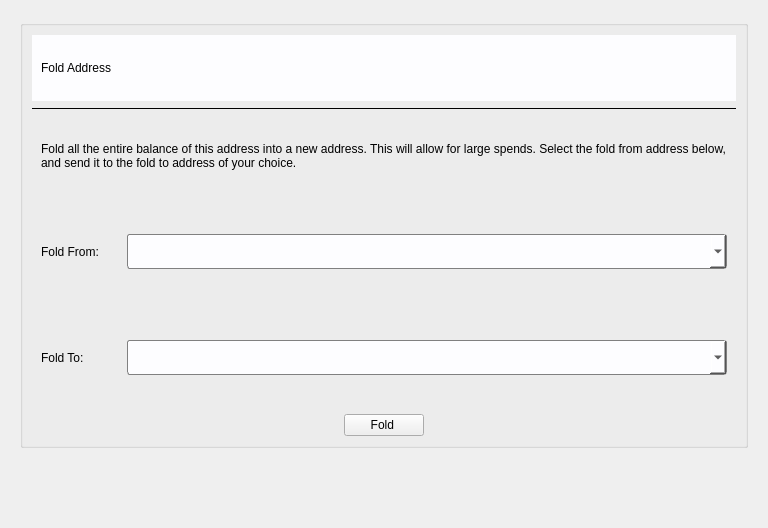
         <widget class="QWidget" name="fold_page_1">
          <layout class="QGridLayout" name="gridLayout_118">
           <item row="0" column="0">
            <widget class="QFrame" name="frame_91">
             <property name="frameShape">
              <enum>QFrame::NoFrame</enum>
             </property>
             <property name="frameShadow">
              <enum>QFrame::Raised</enum>
             </property>
             <layout class="QGridLayout" name="gridLayout_119">
              <item row="2" column="0">
               <spacer name="verticalSpacer_8">
                <property name="orientation">
                 <enum>Qt::Vertical</enum>
                </property>
                <property name="sizeHint" stdset="0">
                 <size>
                  <width>20</width>
                  <height>40</height>
                 </size>
                </property>
               </spacer>
              </item>
              <item row="0" column="0">
               <widget class="QGroupBox" name="groupBox_20">
                <property name="title">
                 <string/>
                </property>
                <layout class="QGridLayout" name="gridLayout_120">
                 <item row="4" column="0">
                  <widget class="QFrame" name="frame_95">
                   <property name="minimumSize">
                    <size>
                     <width>0</width>
                     <height>100</height>
                    </size>
                   </property>
                   <property name="maximumSize">
                    <size>
                     <width>16777215</width>
                     <height>100</height>
                    </size>
                   </property>
                   <property name="styleSheet">
                    <string notr="true">QFrame#frame_95{border-radius: 3px;}</string>
                   </property>
                   <property name="frameShape">
                    <enum>QFrame::NoFrame</enum>
                   </property>
                   <property name="frameShadow">
                    <enum>QFrame::Plain</enum>
                   </property>
                   <layout class="QGridLayout" name="gridLayout_124">
                    <item row="0" column="1">
                     <widget class="QComboBox" name="fld_to_box">
                      <property name="minimumSize">
                       <size>
                        <width>600</width>
                        <height>35</height>
                       </size>
                      </property>
                      <property name="maximumSize">
                       <size>
                        <width>16777215</width>
                        <height>35</height>
                       </size>
                      </property>
                      <property name="styleSheet">
                       <string notr="true">border-radius: 3px; 
border: 1px solid gray;
background-color: rgb(253, 253, 255);
selection-color: blue;</string>
                      </property>
                      <property name="editable">
                       <bool>true</bool>
                      </property>
                      <property name="currentText">
                       <string/>
                      </property>
                      <property name="currentIndex">
                       <number>-1</number>
                      </property>
                     </widget>
                    </item>
                    <item row="0" column="0">
                     <widget class="QLabel" name="label_76">
                      <property name="minimumSize">
                       <size>
                        <width>80</width>
                        <height>35</height>
                       </size>
                      </property>
                      <property name="maximumSize">
                       <size>
                        <width>80</width>
                        <height>35</height>
                       </size>
                      </property>
                      <property name="styleSheet">
                       <string notr="true">font: 16pt 'Helvetica';
</string>
                      </property>
                      <property name="text">
                       <string>Fold To:</string>
                      </property>
                     </widget>
                    </item>
                   </layout>
                  </widget>
                 </item>
                 <item row="1" column="0">
                  <widget class="Line" name="line_22">
                   <property name="frameShadow">
                    <enum>QFrame::Plain</enum>
                   </property>
                   <property name="orientation">
                    <enum>Qt::Horizontal</enum>
                   </property>
                  </widget>
                 </item>
                 <item row="3" column="0">
                  <widget class="QFrame" name="frame_94">
                   <property name="minimumSize">
                    <size>
                     <width>0</width>
                     <height>100</height>
                    </size>
                   </property>
                   <property name="maximumSize">
                    <size>
                     <width>16777215</width>
                     <height>100</height>
                    </size>
                   </property>
                   <property name="styleSheet">
                    <string notr="true">QFrame#frame_94{border-radius: 3px;}</string>
                   </property>
                   <property name="frameShape">
                    <enum>QFrame::NoFrame</enum>
                   </property>
                   <property name="frameShadow">
                    <enum>QFrame::Plain</enum>
                   </property>
                   <layout class="QGridLayout" name="gridLayout_123">
                    <item row="0" column="0">
                     <widget class="QLabel" name="label_75">
                      <property name="minimumSize">
                       <size>
                        <width>80</width>
                        <height>35</height>
                       </size>
                      </property>
                      <property name="maximumSize">
                       <size>
                        <width>80</width>
                        <height>35</height>
                       </size>
                      </property>
                      <property name="styleSheet">
                       <string notr="true">font: 16pt 'Helvetica';
</string>
                      </property>
                      <property name="text">
                       <string>Fold From:</string>
                      </property>
                     </widget>
                    </item>
                    <item row="0" column="1">
                     <widget class="QComboBox" name="fld_frm_box">
                      <property name="minimumSize">
                       <size>
                        <width>600</width>
                        <height>35</height>
                       </size>
                      </property>
                      <property name="maximumSize">
                       <size>
                        <width>16777215</width>
                        <height>35</height>
                       </size>
                      </property>
                      <property name="contextMenuPolicy">
                       <enum>Qt::DefaultContextMenu</enum>
                      </property>
                      <property name="styleSheet">
                       <string notr="true">border-radius: 3px; 
border: 1px solid gray;
background-color: rgb(253, 253, 255);
selection-color: blue;</string>
                      </property>
                      <property name="editable">
                       <bool>true</bool>
                      </property>
                      <property name="currentText">
                       <string/>
                      </property>
                      <property name="currentIndex">
                       <number>-1</number>
                      </property>
                     </widget>
                    </item>
                   </layout>
                  </widget>
                 </item>
                 <item row="0" column="0">
                  <widget class="QFrame" name="frame_92">
                   <property name="minimumSize">
                    <size>
                     <width>0</width>
                     <height>66</height>
                    </size>
                   </property>
                   <property name="maximumSize">
                    <size>
                     <width>16777215</width>
                     <height>65</height>
                    </size>
                   </property>
                   <property name="styleSheet">
                    <string notr="true">background-color: rgb(253, 253, 255);
font: 24pt &quot;Helvetica&quot;;</string>
                   </property>
                   <property name="frameShape">
                    <enum>QFrame::NoFrame</enum>
                   </property>
                   <property name="frameShadow">
                    <enum>QFrame::Plain</enum>
                   </property>
                   <layout class="QGridLayout" name="gridLayout_121">
                    <item row="0" column="0">
                     <widget class="QLabel" name="label_73">
                      <property name="text">
                       <string>Fold Address</string>
                      </property>
                     </widget>
                    </item>
                   </layout>
                  </widget>
                 </item>
                 <item row="5" column="0" alignment="Qt::AlignHCenter">
                  <widget class="QPushButton" name="fold_btn_1">
                   <property name="text">
                    <string>Fold </string>
                   </property>
                  </widget>
                 </item>
                 <item row="2" column="0">
                  <widget class="QFrame" name="frame_93">
                   <property name="minimumSize">
                    <size>
                     <width>0</width>
                     <height>80</height>
                    </size>
                   </property>
                   <property name="maximumSize">
                    <size>
                     <width>16777215</width>
                     <height>80</height>
                    </size>
                   </property>
                   <property name="styleSheet">
                    <string notr="true">QFrame#frame_93{border-radius: 3px;}</string>
                   </property>
                   <property name="frameShape">
                    <enum>QFrame::NoFrame</enum>
                   </property>
                   <property name="frameShadow">
                    <enum>QFrame::Plain</enum>
                   </property>
                   <layout class="QGridLayout" name="gridLayout_122">
                    <item row="0" column="0">
                     <widget class="QLabel" name="label_74">
                      <property name="styleSheet">
                       <string notr="true">font: 16pt 'Helvetica';
</string>
                      </property>
                      <property name="text">
                       <string>Fold all the entire balance of this address into a new address. This will allow for large spends. Select the fold from address below, and send it to the fold to address of your choice.  </string>
                      </property>
                      <property name="wordWrap">
                       <bool>true</bool>
                      </property>
                     </widget>
                    </item>
                   </layout>
                  </widget>
                 </item>
                </layout>
               </widget>
              </item>
              <item row="1" column="0" alignment="Qt::AlignHCenter">
               <widget class="QLabel" name="label_77">
                <property name="styleSheet">
                 <string notr="true">background-color: rgba(255, 255, 255, 0);</string>
                </property>
                <property name="text">
                 <string/>
                </property>
               </widget>
              </item>
             </layout>
            </widget>
           </item>
          </layout>
         </widget>
